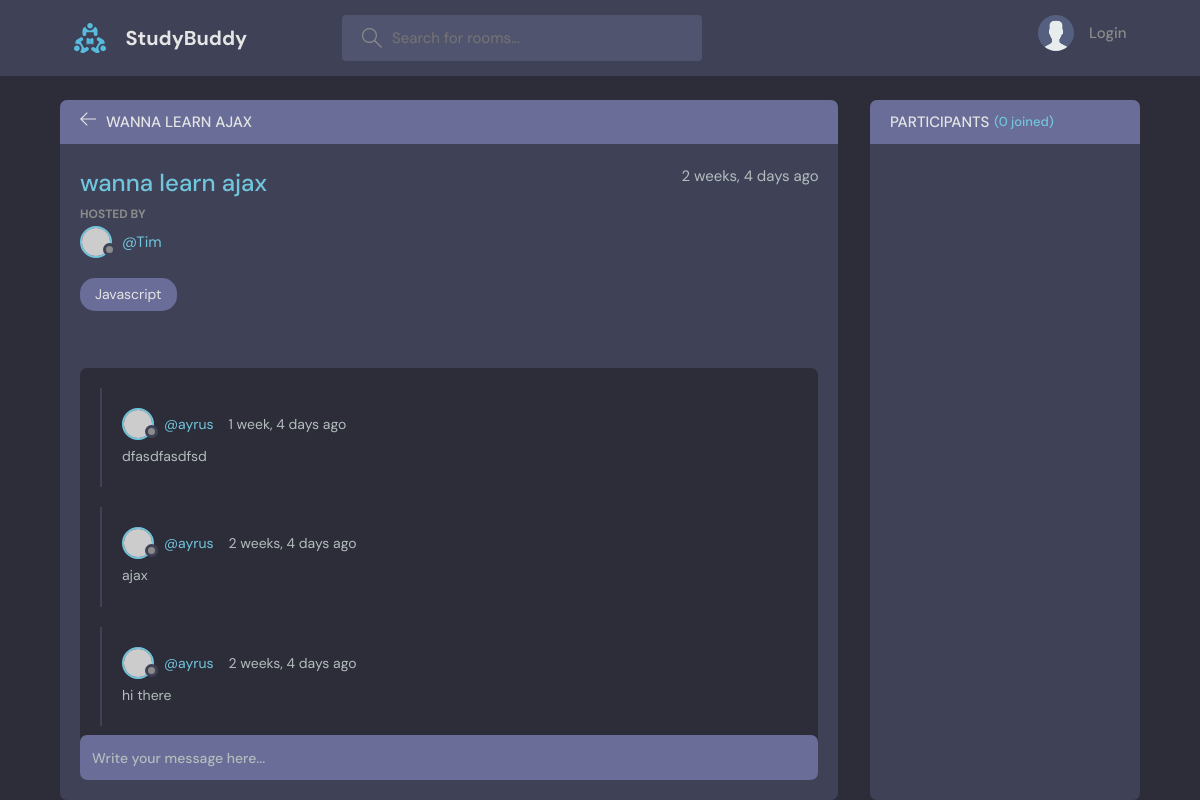
/room/5/, run on the app's committed database.
### base/models.py (models this page shows, shortened)
class Room(models.Model):
    host =models.ForeignKey(User, on_delete=models.SET_NULL, null=True)
    topic =models.ForeignKey(Topic, on_delete=models.SET_NULL, null=True)
    name = models.CharField(max_length=200)
    Description = models.TextField(null=True, blank=True)
    participants =models.ManyToManyField(User, related_name='participants', blank=True)
    updated = models.DateTimeField(auto_now=True)
    created = models.DateTimeField(auto_now_add=True)
    class Meta:
        ordering = ['-updated', '-created'] #newest item is shown first

class Topic(models.Model):
    name = models.CharField(max_length=200)
    def __str__(self):
        return self.name

class Message(models.Model):
    user = models.ForeignKey(User, on_delete=models.CASCADE)
    room = models.ForeignKey(Room, on_delete=models.CASCADE)
    body = models.TextField()
    updated = models.DateTimeField(auto_now=True)
    created = models.DateTimeField(auto_now_add=True)
    class Meta:
        ordering = ['-updated', '-created'] #newest item is shown first

### base/views.py (the view, shortened to what this page needs)
# urls.py: path('room/<str:pk>/', views.room, name= "rooms"),
def room(request, pk):
    rooms= Room.objects.get(id=pk)
    room_messages = rooms.message_set.all() #.order_by('-created')
    participants = rooms.participants.all()
    context = {'room': rooms, 'room_messages':room_messages,'participants':participants}
    return render(request, 'base/room.html', context)

### base/templates/base/room.html (shortened to what this page needs)
{% extends 'main.html' %}
{% block content %}
<main class="profile-page layout layout--2">
  <div class="container">
        <div class="room">
          <div class="room__top">
            <div class="room__topLeft">
              <a href="{% url 'home' %}">
                <svg version="1.1" xmlns="http://www.w3.org/2000/svg" width="32" height="32" viewBox="0 0 32 32">
                  <title>arrow-left</title>
                  <path
                    d="M13.723 2.286l-13.723 13.714 13.719 13.714 1.616-1.611-10.96-10.96h27.625v-2.286h-27.625l10.965-10.965-1.616-1.607z"
                  ></path>
                </svg>
              </a>
              <h3>{{ room.name }}</h3>
            </div>
          </div>
          <div class="room__box scroll">
            <div class="room__header scroll">
              <div class="room__info">
                <h3>{{room.name}}</h3>
                <span>{{room.created|timesince}} ago</span>
              </div>
              <div class="room__hosted">
                <p>Hosted By</p>
                <a href="{% url 'user-profile' room.host.id %}" class="room__author">
                  <div class="avatar avatar--small">
                    <img src="https://randomuser.me/api/portraits/men/37.jpg" />
                  </div>
                  <span>@{{room.host.username}}</span>
                </a>
              </div>
              <span class="room__topics">{{room.topic}}</span>
            </div>
            <div class="room__conversation">
              <div class="threads scroll">
                {% for message in room_messages %}
                <div class="thread">
                  <div class="thread__top">
                    <div class="thread__author">
                      <a href="{% url 'user-profile' message.user.id %}" class="thread__authorInfo">
                        <div class="avatar avatar--small">
                          <img src="https://randomuser.me/api/portraits/men/37.jpg" />
                        </div>
                        <span>@{{message.user.username}}</span>
                      </a>
                      <span class="thread__date">{{message.created|timesince}} ago</span>
                    </div>
                  </div>
                  <div class="thread__details">
                    {{message.body}}
                  </div>
                </div>
                {% endfor %}
              </div>
            </div>
          </div>
          <div class="room__message">
            <form action="#"><input name="" placeholder="Write your message here..." /></form>
          </div>
        </div>
        <div class="participants">
          <h3 class="participants__top">Participants <span>({{participants.count}} joined)</span></h3>
          <div class="participants__list scroll">
          </div>
        </div>
      </div>
    </main>
{% endblock content %}

### data on the page
Room: name "WANNA LEARN AJAX", name "wanna learn ajax", created "2 weeks, 4 days", host.username "Tim", topic "Javascript"
Message: user.username "ayrus", created "1 week, 4 days", body "dfasdfasdfsd"
Message: user.username "ayrus", created "2 weeks, 4 days", body "ajax"
Message: user.username "ayrus", created "2 weeks, 4 days", body "hi there"

### other printed values
{{ participants.count }} "0"
